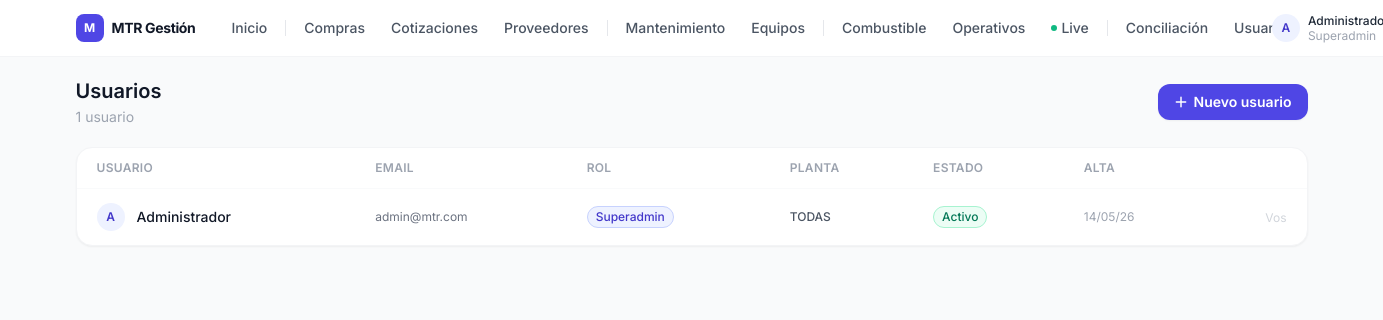
/admin/users (signed in), run on an earlier commit of the app's database.
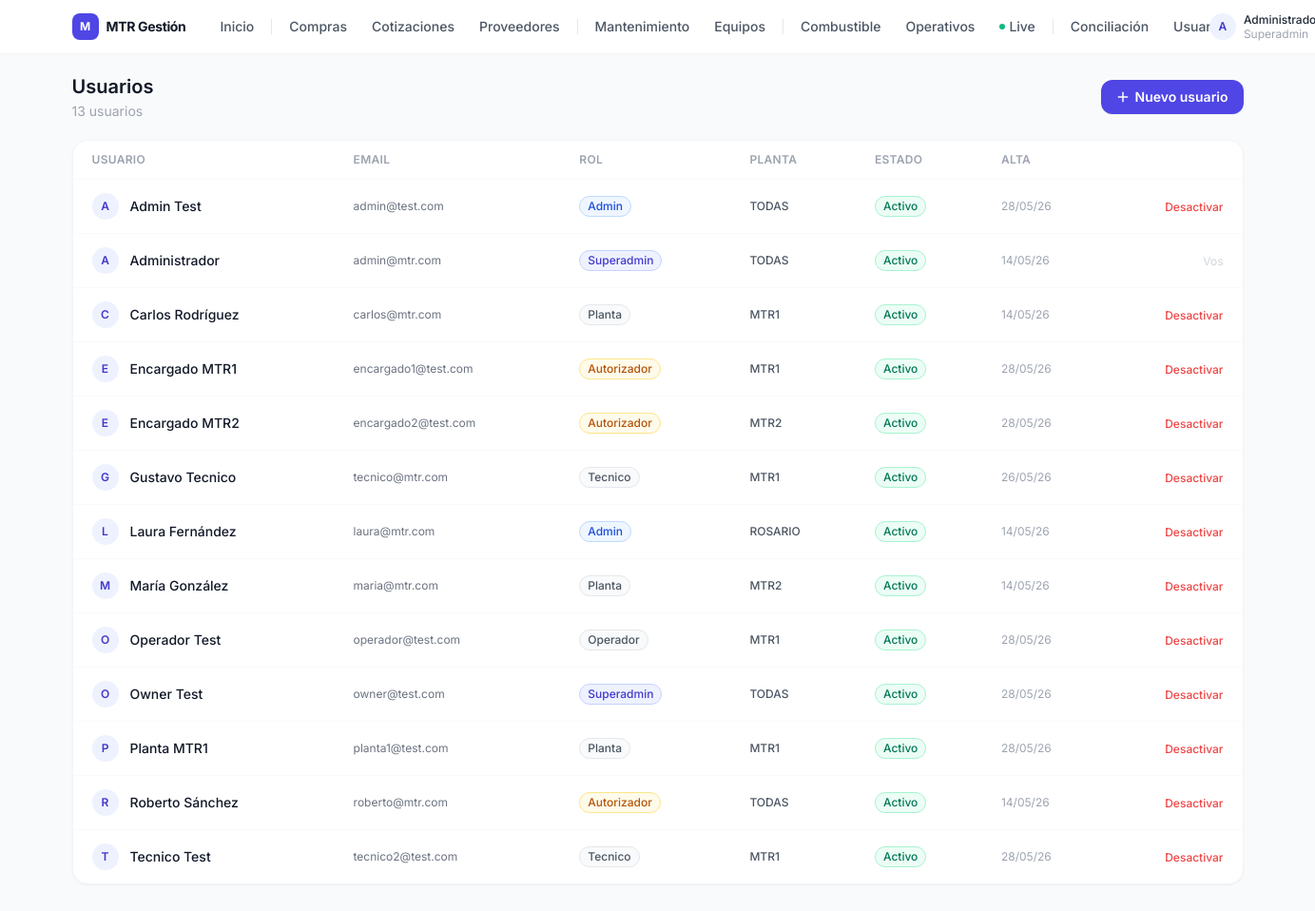
And on a later commit of the database.
### app/models.py (models this page shows)
class User(Base):
    __tablename__ = "users"
    id = Column(Integer, primary_key=True, index=True)
    name = Column(String, nullable=False)
    email = Column(String, unique=True, nullable=False, index=True)
    hashed_password = Column(String, nullable=False)
    role = Column(String, nullable=False)  # planta | autorizador | admin | superadmin
    plant = Column(String, nullable=False)  # MTR1 | MTR2 | ROSARIO | TODAS
    active = Column(Boolean, default=True)
    created_at = Column(DateTime, default=datetime.utcnow)
    purchases_requested = relationship("Purchase", foreign_keys="Purchase.requested_by_id", back_populates="requester")
    purchases_authorized = relationship("Purchase", foreign_keys="Purchase.authorized_by_id", back_populates="authorizer")

### app/routers/users.py (the view)
@router.get("/users", response_class=HTMLResponse)
async def list_users(request: Request, db: Session = Depends(get_db), current_user=Depends(require_role("superadmin"))):
    users = db.query(models.User).order_by(models.User.name).all()
    return templates.TemplateResponse(request, "admin/users.html", {"user": current_user, "users": users})

### templates/admin/users.html (shortened to what this page needs)
{% extends "base.html" %}
{% block content %}
<div class="flex items-center justify-between mb-5">
  <div>
    <h1 class="text-xl font-semibold text-gray-900">Usuarios</h1>
    <p class="text-sm text-gray-400 mt-0.5">{{ users|length }} usuario{% if users|length != 1 %}s{% endif %}</p>
  </div>
  <a href="/admin/users/new" class="inline-flex items-center gap-1.5 bg-indigo-600 hover:bg-indigo-700 text-white text-sm font-semibold px-4 py-2 rounded-xl shadow-sm">
    <svg class="w-3.5 h-3.5" fill="none" stroke="currentColor" viewBox="0 0 24 24"><path stroke-linecap="round" stroke-linejoin="round" stroke-width="2.5" d="M12 4v16m8-8H4"/></svg>
    Nuevo usuario
  </a>
</div>
<div class="bg-white border border-gray-100 rounded-2xl shadow-sm overflow-hidden">
  <table class="hidden md:table w-full text-sm">
    <thead>
      <tr class="border-b border-gray-50">
        <th class="px-5 py-3 text-left text-xs font-semibold text-gray-400 uppercase tracking-wide">Usuario</th>
        <th class="px-5 py-3 text-left text-xs font-semibold text-gray-400 uppercase tracking-wide">Email</th>
        <th class="px-5 py-3 text-left text-xs font-semibold text-gray-400 uppercase tracking-wide">Rol</th>
        <th class="px-5 py-3 text-left text-xs font-semibold text-gray-400 uppercase tracking-wide">Planta</th>
        <th class="px-5 py-3 text-left text-xs font-semibold text-gray-400 uppercase tracking-wide">Estado</th>
        <th class="px-5 py-3 text-left text-xs font-semibold text-gray-400 uppercase tracking-wide">Alta</th>
        <th class="px-5 py-3"></th>
      </tr>
    </thead>
    <tbody class="divide-y divide-gray-50">
      {% for u in users %}
      <tr class="hover:bg-gray-50 transition-colors {% if not u.active %}opacity-50{% endif %}">
        <td class="px-5 py-3.5">
          <div class="flex items-center gap-3">
            <div class="w-7 h-7 rounded-full bg-indigo-50 flex items-center justify-center text-indigo-700 text-xs font-semibold">
              {{ u.name[0]|upper }}
            </div>
            <span class="font-medium text-gray-900">{{ u.name }}</span>
          </div>
        </td>
        <td class="px-5 py-3.5 text-gray-500 text-xs">{{ u.email }}</td>
        <td class="px-5 py-3.5">
          <span class="inline-flex text-xs font-medium px-2 py-0.5 rounded-full capitalize
            {% if u.role == 'superadmin' %}bg-indigo-50 text-indigo-700 border border-indigo-200
            {% elif u.role == 'admin' %}bg-blue-50 text-blue-700 border border-blue-200
            {% elif u.role == 'autorizador' %}bg-amber-50 text-amber-700 border border-amber-200
            {% else %}bg-gray-50 text-gray-600 border border-gray-200{% endif %}">
            {{ u.role }}
          </span>
        </td>
        <td class="px-5 py-3.5 text-gray-600 text-xs font-medium">{{ u.plant }}</td>
        <td class="px-5 py-3.5">
          <span class="inline-flex text-xs font-medium px-2 py-0.5 rounded-full {% if u.active %}bg-emerald-50 text-emerald-700 border border-emerald-200{% else %}bg-gray-100 text-gray-400 border border-gray-200{% endif %}">
            {{ "Activo" if u.active else "Inactivo" }}
          </span>
        </td>
        <td class="px-5 py-3.5 text-gray-400 text-xs">{{ u.created_at | fmt_ar("%d/%m/%y") }}</td>
        <td class="px-5 py-3.5 text-right">
          {% if u.id != user.id %}
          <form method="post" action="/admin/users/{{ u.id }}/toggle" class="inline">
            <button type="submit" class="text-xs {% if u.active %}text-red-500 hover:text-red-600{% else %}text-emerald-600 hover:text-emerald-700{% endif %} font-medium">
              {{ "Desactivar" if u.active else "Activar" }}
            </button>
          </form>
          {% else %}
          <span class="text-xs text-gray-300">Vos</span>
          {% endif %}
        </td>
      </tr>
      {% endfor %}
    </tbody>
  </table>
</div>
{% endblock %}

### templates/base.html (shortened to what this page needs)
<!DOCTYPE html>
<html lang="es" class="h-full">
<head>
  <script src="https://cdn.tailwindcss.com"></script>
</head>
<body class="h-full bg-gray-50 text-gray-900">
{% if user %}
<header class="hidden md:block bg-white border-b border-gray-100 sticky top-0 z-40">
  <div class="max-w-7xl mx-auto px-6 h-14 flex items-center justify-between">
    <div class="flex items-center gap-6">
      <a href="/dashboard" class="flex items-center gap-2 font-bold text-gray-900 tracking-tight text-sm flex-shrink-0">
        <span class="w-7 h-7 rounded-lg bg-indigo-600 flex items-center justify-center text-white text-xs font-bold">M</span>
        <span class="hidden lg:inline">MTR Gestión</span>
      </a>
      <nav class="flex items-center gap-0.5 text-sm">
        <a href="/dashboard" class="px-3 py-1.5 rounded-md font-medium text-gray-600 hover:text-gray-900 hover:bg-gray-100">Inicio</a>
        {% if user.role not in ("tecnico", "operador") %}
        <a href="/purchases" class="px-3 py-1.5 rounded-md font-medium text-gray-600 hover:text-gray-900 hover:bg-gray-100">Compras</a>
        <a href="/quotes" class="px-3 py-1.5 rounded-md font-medium text-gray-600 hover:text-gray-900 hover:bg-gray-100">Cotizaciones</a>
        <a href="/suppliers" class="px-3 py-1.5 rounded-md font-medium text-gray-600 hover:text-gray-900 hover:bg-gray-100">Proveedores</a>
        {% endif %}
        {% if user.role not in ("operador",) %}
        <a href="/maintenance" class="px-3 py-1.5 rounded-md font-medium text-gray-600 hover:text-gray-900 hover:bg-gray-100">Mantenimiento</a>
        <a href="/equipment" class="px-3 py-1.5 rounded-md font-medium text-gray-600 hover:text-gray-900 hover:bg-gray-100">Equipos</a>
        {% endif %}
        <a href="/fuel" class="px-3 py-1.5 rounded-md font-medium text-gray-600 hover:text-gray-900 hover:bg-gray-100">Combustible</a>
        {% if user.role in ("admin", "superadmin", "planta") %}
        <a href="/operations" class="px-3 py-1.5 rounded-md font-medium text-gray-600 hover:text-gray-900 hover:bg-gray-100">Operativos</a>
        <a href="/operations/live" class="px-3 py-1.5 rounded-md font-medium text-gray-600 hover:text-gray-900 hover:bg-gray-100 inline-flex items-center gap-1">
          <span class="w-1.5 h-1.5 rounded-full bg-emerald-500"></span>
          Live
        </a>
        {% endif %}
        {% if user.role in ("admin", "superadmin") %}
        <a href="/conciliation" class="px-3 py-1.5 rounded-md font-medium text-gray-600 hover:text-gray-900 hover:bg-gray-100">Conciliación</a>
        {% endif %}
        {% if user.role == "superadmin" %}
        <a href="/admin/users" class="px-3 py-1.5 rounded-md font-medium text-gray-600 hover:text-gray-900 hover:bg-gray-100">Usuarios</a>
        {% endif %}
      </nav>
    </div>
    <div class="flex items-center gap-3">
      <div class="flex items-center gap-2">
        <div class="w-7 h-7 rounded-full bg-indigo-50 flex items-center justify-center text-indigo-700 text-xs font-semibold">
          {{ user.name[0]|upper }}
        </div>
        <div class="text-xs leading-tight hidden lg:block">
          <p class="font-medium text-gray-800">{{ user.name.split()[0] }}</p>
          <p class="text-gray-400 capitalize">{{ user.role }}</p>
        </div>
      </div>
    </div>
  </div>
</header>
{% endif %}
<main class="max-w-7xl mx-auto px-4 md:px-6 py-5 {% if user %}pb-24 md:pb-8{% endif %}">
  {% block content %}{% endblock %}
</main>
</body>
</html>

What changed in the data, as far as the page shows it:
added User: name "A", name "Admin Test", email "admin@test.com", role "Admin", plant "TODAS", active "Activo", created_at|fmt_ar "28/05/26", active "Desactivar"
added User: name "C", name "Carlos Rodríguez", email "carlos@mtr.com", role "Planta", plant "MTR1", active "Activo", created_at|fmt_ar "14/05/26", active "Desactivar"
added User: name "E", name "Encargado MTR1", email "encargado1@test.com", role "Autorizador", plant "MTR1", active "Activo", created_at|fmt_ar "28/05/26", active "Desactivar"
added User: name "E", name "Encargado MTR2", email "encargado2@test.com", role "Autorizador", plant "MTR2", active "Activo", created_at|fmt_ar "28/05/26", active "Desactivar"
added User: name "G", name "Gustavo Tecnico", email "tecnico@mtr.com", role "Tecnico", plant "MTR1", active "Activo", created_at|fmt_ar "26/05/26", active "Desactivar"
added User: name "L", name "Laura Fernández", email "laura@mtr.com", role "Admin", plant "ROSARIO", active "Activo", created_at|fmt_ar "14/05/26", active "Desactivar"
added User: name "M", name "María González", email "maria@mtr.com", role "Planta", plant "MTR2", active "Activo", created_at|fmt_ar "14/05/26", active "Desactivar"
added User: name "O", name "Operador Test", email "operador@test.com", role "Operador", plant "MTR1", active "Activo", created_at|fmt_ar "28/05/26", active "Desactivar"
added User: name "O", name "Owner Test", email "owner@test.com", role "Superadmin", plant "TODAS", active "Activo", created_at|fmt_ar "28/05/26", active "Desactivar"
added User: name "P", name "Planta MTR1", email "planta1@test.com", role "Planta", plant "MTR1", active "Activo", created_at|fmt_ar "28/05/26", active "Desactivar"
added User: name "R", name "Roberto Sánchez", email "roberto@mtr.com", role "Autorizador", plant "TODAS", active "Activo", created_at|fmt_ar "14/05/26", active "Desactivar"
added User: name "T", name "Tecnico Test", email "tecnico2@test.com", role "Tecnico", plant "MTR1", active "Activo", created_at|fmt_ar "28/05/26", active "Desactivar"
Also different on the page:
{{ users|length }}: "1" → "13"
text now shown: "s"
